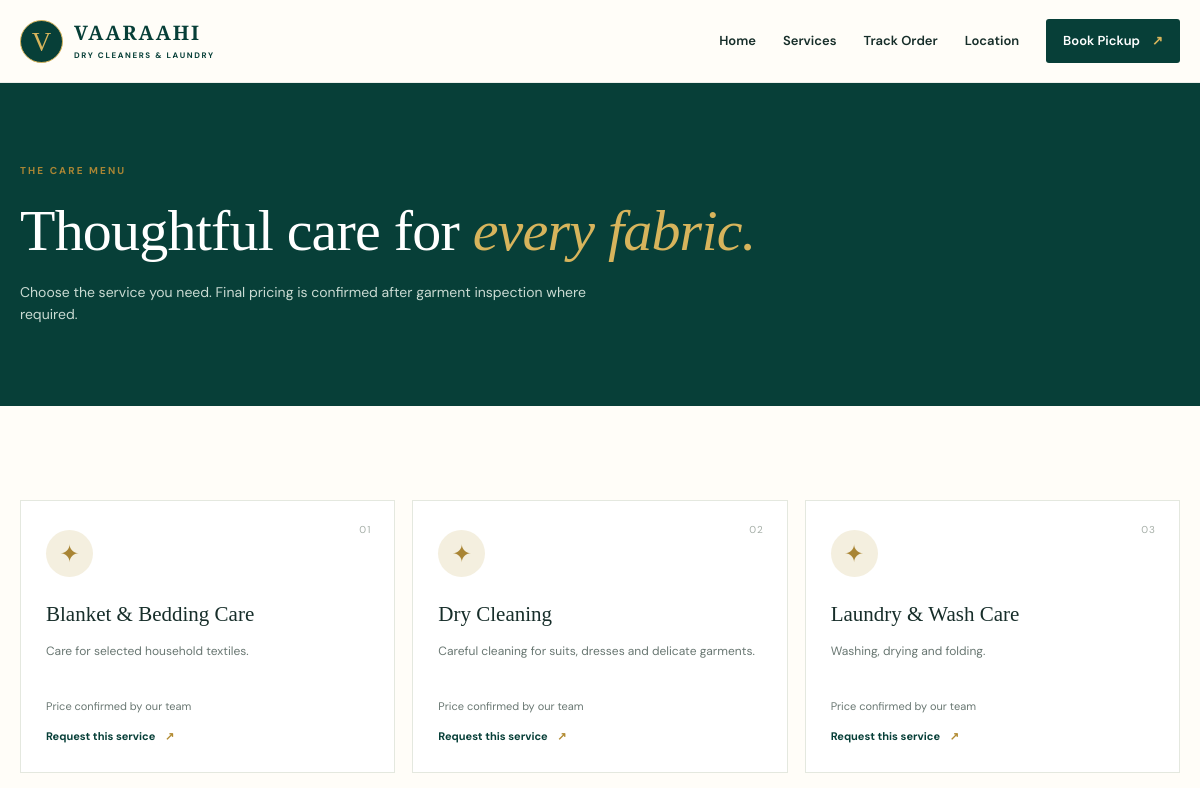
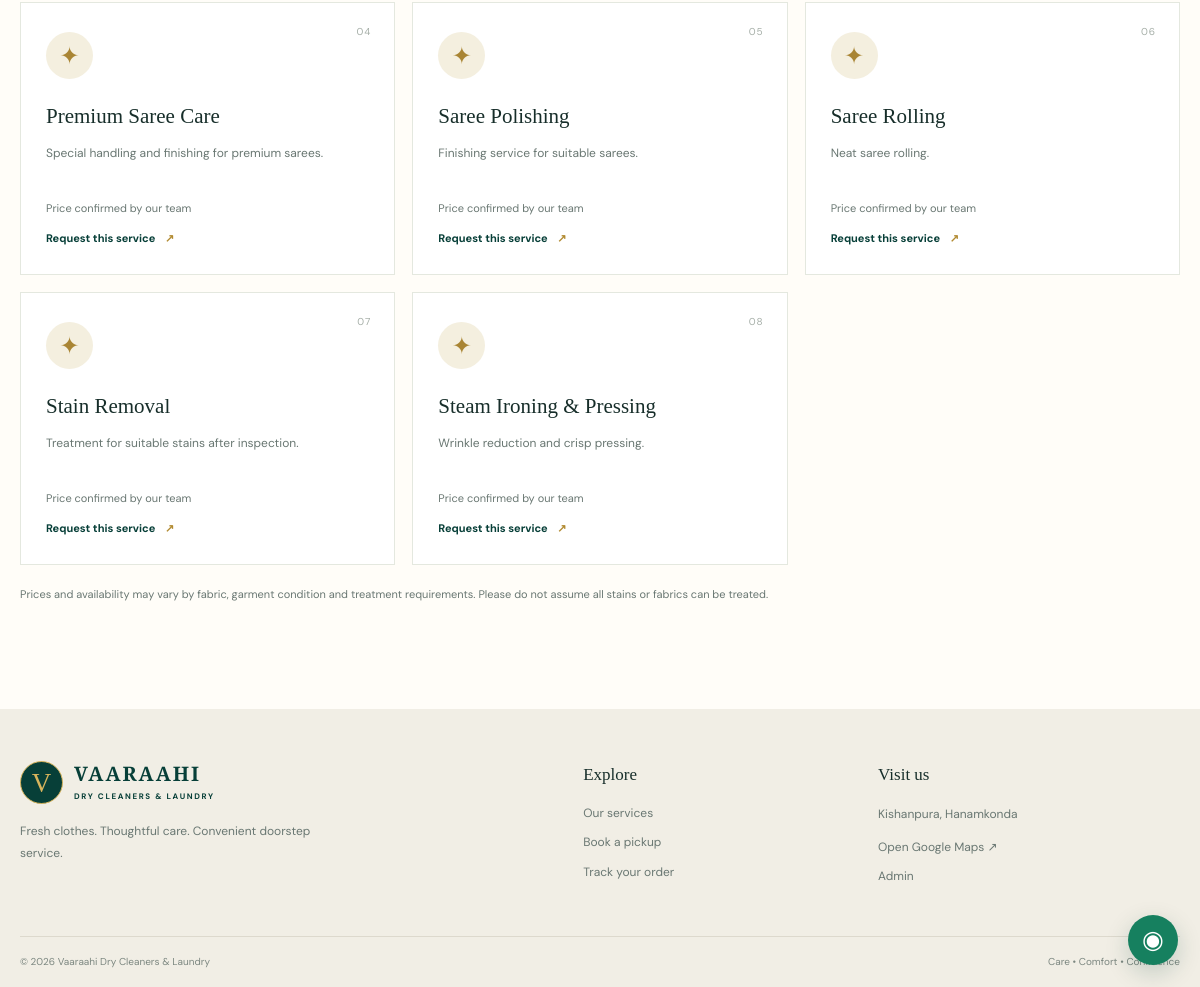
/services, run on the app's committed database (2 pictures, top to bottom).
### tables this page shows
CREATE TABLE services (
        id INTEGER PRIMARY KEY AUTOINCREMENT,
        name TEXT NOT NULL UNIQUE,
        description TEXT NOT NULL DEFAULT '',
        price REAL NOT NULL DEFAULT 0,
        unit TEXT NOT NULL DEFAULT 'per item',
        active INTEGER NOT NULL DEFAULT 1
    );

### app.py (the view)
@app.route("/services")
def services_page():
    services = get_db().execute("""
        SELECT * FROM services
        WHERE active = 1
        ORDER BY name
    """).fetchall()
    return render_template(
        "services.html",
        services=services
    )

### app.py (called while the page is built)
def get_db():
    if "db" not in g:
        db_path = app.config["DATABASE"]
        os.makedirs(os.path.dirname(db_path), exist_ok=True)
        g.db = sqlite3.connect(db_path)
        g.db.row_factory = sqlite3.Row
        g.db.execute("PRAGMA foreign_keys = ON")
    return g.db

@app.context_processor
def inject_globals():
    return {
        "business_phone": app.config["BUSINESS_PHONE"],
        "business_address": app.config["BUSINESS_ADDRESS"],
        "google_maps_url": app.config["GOOGLE_MAPS_URL"],
        "year": datetime.now().year,
    }

### templates/services.html (shortened to what this page needs)
{% extends "base.html" %}
{% block content %}
<section class="page-hero"><div class="container"><span class="eyebrow">THE CARE MENU</span><h1>Thoughtful care for <em>every fabric.</em></h1><p>Choose the service you need. Final pricing is confirmed after garment inspection where required.</p></div></section>
<section class="section section-light"><div class="container service-grid full-service-grid">
{% for service in services %}<article class="service-card"><div class="service-number">{{ "%02d"|format(loop.index) }}</div><div class="service-icon">✦</div><h3>{{ service.name }}</h3><p>{{ service.description }}</p><div class="service-price">{% if service.price > 0 %}₹{{ "%.2f"|format(service.price) }} <small>{{ service.unit }}</small>{% else %}<small>Price confirmed by our team</small>{% endif %}</div><a href="{{ url_for('order', service=service.id) }}">Request this service <span>↗</span></a></article>{% endfor %}
</div><p class="container fine-print">Prices and availability may vary by fabric, garment condition and treatment requirements. Please do not assume all stains or fabrics can be treated.</p></section>
{% endblock %}

### static/css/style.css (style rules this page uses)
:root { --green:#073f38;--green2:#0e5a4e;--gold:#d7b45c;--cream:#f8f5ec;--paper:#fffdf8;--ink:#172e2a;--muted:#697772;--line:#e4e8df;--shadow:0 18px 50px rgba(11,48,41,.10) }
* { box-sizing:border-box }
html { scroll-behavior:smooth }
body { margin:0;background:var(--paper);color:var(--ink);font-family:"DM Sans",sans-serif;line-height:1.6 }
a { color:inherit;text-decoration:none }
.container { width:min(1160px,calc(100% - 40px));margin-inline:auto }
.eyebrow { display:inline-flex;align-items:center;gap:9px;color:#a98534;font-size:10px;font-weight:700;letter-spacing:2.1px;text-transform:uppercase }
h1,h2,h3,p { margin-top:0 }
h1,h2 { font-family:"Playfair Display",serif;font-weight:500;line-height:1.12;letter-spacing:-.8px }
h1 { font-size:clamp(42px,5vw,68px);margin:23px 0 20px }
h1 em,h2 em { font-weight:500;color:var(--gold) }
.section { padding:94px 0 }
.section-light { background:#fffdf8 }
.service-grid { display:grid;grid-template-columns:repeat(3,1fr);gap:17px }
.service-card { position:relative;padding:29px 25px 25px;border:1px solid var(--line);background:#fff;min-height:265px;transition:transform .25s,box-shadow .25s,border-color .25s }
.service-number { position:absolute;right:23px;top:21px;font-size:10px;color:#a5aea7;letter-spacing:1px }
.service-icon { width:47px;height:47px;display:grid;place-items:center;border-radius:50%;background:#f4efdf;color:#a98534;font-size:24px }
.service-card h3 { font-family:"Playfair Display",serif;font-size:21px;font-weight:500;margin:21px 0 9px }
.service-card p { font-size:12px;color:var(--muted);line-height:1.8;min-height:43px }
.service-card>a { display:inline-block;margin-top:11px;font-size:11px;font-weight:700;color:var(--green) }
.service-card>a span { color:#b28b32;margin-left:7px }
.service-price { font-size:13px;font-weight:700;color:var(--green) }
.service-price small { font-size:11px;color:var(--muted);font-weight:400 }
.full-service-grid { grid-template-columns:repeat(3,1fr) }
.page-hero { padding:73px 0 67px;background:var(--green);color:white }
.page-hero h1 { font-size:clamp(38px,5vw,58px);max-width:800px;margin:17px 0 }
.page-hero p { max-width:600px;color:#cadbd3;font-size:14px }
.fine-print { font-size:11px;color:var(--muted);line-height:1.7;margin-top:20px }

### data on the page
services: index "01", name "Blanket & Bedding Care", description "Care for selected household textiles.", price "Price confirmed by our team"
services: index "02", name "Dry Cleaning", description "Careful cleaning for suits, dresses and delicate garments.", price "Price confirmed by our team"
services: index "03", name "Laundry & Wash Care", description "Washing, drying and folding.", price "Price confirmed by our team"
services: index "04", name "Premium Saree Care", description "Special handling and finishing for premium sarees.", price "Price confirmed by our team"
services: index "05", name "Saree Polishing", description "Finishing service for suitable sarees.", price "Price confirmed by our team"
services: index "06", name "Saree Rolling", description "Neat saree rolling.", price "Price confirmed by our team"
services: index "07", name "Stain Removal", description "Treatment for suitable stains after inspection.", price "Price confirmed by our team"
services: index "08", name "Steam Ironing & Pressing", description "Wrinkle reduction and crisp pressing.", price "Price confirmed by our team"

### other printed values
{{ business_address }} "Kishanpura, Hanamkonda"
